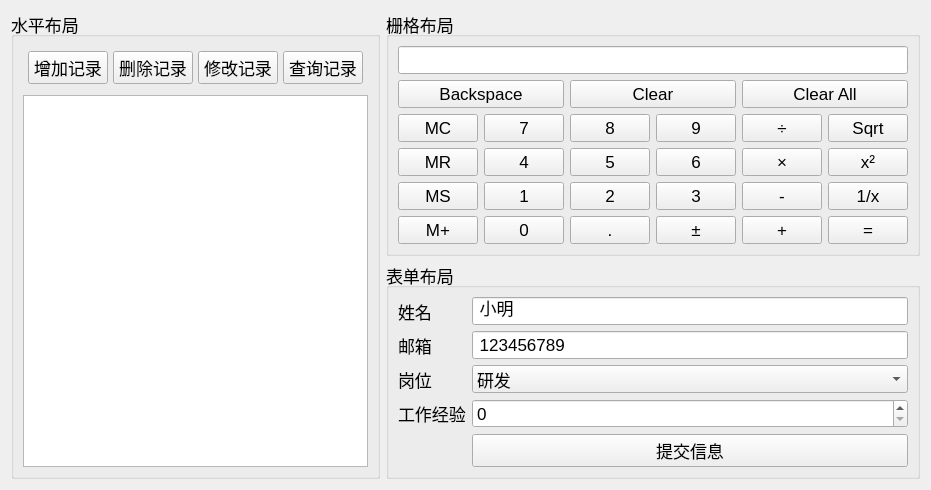
<?xml version="1.0" encoding="UTF-8"?>
<ui version="4.0">
 <class>Widget</class>
 <widget class="QWidget" name="Widget">
  <property name="geometry">
   <rect>
    <x>0</x>
    <y>0</y>
    <width>879</width>
    <height>417</height>
   </rect>
  </property>
  <property name="font">
   <font>
    <pointsize>13</pointsize>
   </font>
  </property>
  <property name="windowTitle">
   <string>Widget</string>
  </property>
  <layout class="QGridLayout" name="gridLayout_2">
   <item row="0" column="1">
    <widget class="QGroupBox" name="groupBox_2">
     <property name="sizePolicy">
      <sizepolicy hsizetype="Expanding" vsizetype="Expanding">
       <horstretch>0</horstretch>
       <verstretch>0</verstretch>
      </sizepolicy>
     </property>
     <property name="title">
      <string>栅格布局</string>
     </property>
     <layout class="QGridLayout" name="gridLayout">
      <item row="0" column="0" colspan="6">
       <widget class="QLineEdit" name="lineEdit_display">
        <property name="sizePolicy">
         <sizepolicy hsizetype="Expanding" vsizetype="Expanding">
          <horstretch>0</horstretch>
          <verstretch>0</verstretch>
         </sizepolicy>
        </property>
       </widget>
      </item>
      <item row="1" column="0" colspan="2">
       <widget class="QPushButton" name="btn_backspace">
        <property name="sizePolicy">
         <sizepolicy hsizetype="Expanding" vsizetype="Expanding">
          <horstretch>0</horstretch>
          <verstretch>0</verstretch>
         </sizepolicy>
        </property>
        <property name="text">
         <string>Backspace</string>
        </property>
       </widget>
      </item>
      <item row="1" column="2" colspan="2">
       <widget class="QPushButton" name="btn_clear">
        <property name="sizePolicy">
         <sizepolicy hsizetype="Expanding" vsizetype="Expanding">
          <horstretch>0</horstretch>
          <verstretch>0</verstretch>
         </sizepolicy>
        </property>
        <property name="text">
         <string>Clear</string>
        </property>
       </widget>
      </item>
      <item row="1" column="4" colspan="2">
       <widget class="QPushButton" name="btn_clearAll">
        <property name="sizePolicy">
         <sizepolicy hsizetype="Expanding" vsizetype="Expanding">
          <horstretch>0</horstretch>
          <verstretch>0</verstretch>
         </sizepolicy>
        </property>
        <property name="text">
         <string>Clear All</string>
        </property>
       </widget>
      </item>
      <item row="2" column="0">
       <widget class="QPushButton" name="btn_memoryClear">
        <property name="sizePolicy">
         <sizepolicy hsizetype="Expanding" vsizetype="Expanding">
          <horstretch>0</horstretch>
          <verstretch>0</verstretch>
         </sizepolicy>
        </property>
        <property name="text">
         <string>MC</string>
        </property>
       </widget>
      </item>
      <item row="2" column="1">
       <widget class="QPushButton" name="btn_num7">
        <property name="sizePolicy">
         <sizepolicy hsizetype="Expanding" vsizetype="Expanding">
          <horstretch>0</horstretch>
          <verstretch>0</verstretch>
         </sizepolicy>
        </property>
        <property name="text">
         <string>7</string>
        </property>
       </widget>
      </item>
      <item row="2" column="2">
       <widget class="QPushButton" name="btn_num8">
        <property name="sizePolicy">
         <sizepolicy hsizetype="Expanding" vsizetype="Expanding">
          <horstretch>0</horstretch>
          <verstretch>0</verstretch>
         </sizepolicy>
        </property>
        <property name="text">
         <string>8</string>
        </property>
       </widget>
      </item>
      <item row="2" column="3">
       <widget class="QPushButton" name="btn_num9">
        <property name="sizePolicy">
         <sizepolicy hsizetype="Expanding" vsizetype="Expanding">
          <horstretch>0</horstretch>
          <verstretch>0</verstretch>
         </sizepolicy>
        </property>
        <property name="text">
         <string>9</string>
        </property>
       </widget>
      </item>
      <item row="2" column="4">
       <widget class="QPushButton" name="btn_divide">
        <property name="sizePolicy">
         <sizepolicy hsizetype="Expanding" vsizetype="Expanding">
          <horstretch>0</horstretch>
          <verstretch>0</verstretch>
         </sizepolicy>
        </property>
        <property name="text">
         <string>÷</string>
        </property>
       </widget>
      </item>
      <item row="2" column="5">
       <widget class="QPushButton" name="btn_sqrt">
        <property name="sizePolicy">
         <sizepolicy hsizetype="Expanding" vsizetype="Expanding">
          <horstretch>0</horstretch>
          <verstretch>0</verstretch>
         </sizepolicy>
        </property>
        <property name="text">
         <string>Sqrt</string>
        </property>
       </widget>
      </item>
      <item row="3" column="0">
       <widget class="QPushButton" name="btn_memoryRecall">
        <property name="sizePolicy">
         <sizepolicy hsizetype="Expanding" vsizetype="Expanding">
          <horstretch>0</horstretch>
          <verstretch>0</verstretch>
         </sizepolicy>
        </property>
        <property name="text">
         <string>MR</string>
        </property>
       </widget>
      </item>
      <item row="3" column="1">
       <widget class="QPushButton" name="btn_num4">
        <property name="sizePolicy">
         <sizepolicy hsizetype="Expanding" vsizetype="Expanding">
          <horstretch>0</horstretch>
          <verstretch>0</verstretch>
         </sizepolicy>
        </property>
        <property name="text">
         <string>4</string>
        </property>
       </widget>
      </item>
      <item row="3" column="2">
       <widget class="QPushButton" name="btn_num5">
        <property name="sizePolicy">
         <sizepolicy hsizetype="Expanding" vsizetype="Expanding">
          <horstretch>0</horstretch>
          <verstretch>0</verstretch>
         </sizepolicy>
        </property>
        <property name="text">
         <string>5</string>
        </property>
       </widget>
      </item>
      <item row="3" column="3">
       <widget class="QPushButton" name="btn_num6">
        <property name="sizePolicy">
         <sizepolicy hsizetype="Expanding" vsizetype="Expanding">
          <horstretch>0</horstretch>
          <verstretch>0</verstretch>
         </sizepolicy>
        </property>
        <property name="text">
         <string>6</string>
        </property>
       </widget>
      </item>
      <item row="3" column="4">
       <widget class="QPushButton" name="btn_multiply">
        <property name="sizePolicy">
         <sizepolicy hsizetype="Expanding" vsizetype="Expanding">
          <horstretch>0</horstretch>
          <verstretch>0</verstretch>
         </sizepolicy>
        </property>
        <property name="text">
         <string>×</string>
        </property>
       </widget>
      </item>
      <item row="3" column="5">
       <widget class="QPushButton" name="btn_square">
        <property name="sizePolicy">
         <sizepolicy hsizetype="Expanding" vsizetype="Expanding">
          <horstretch>0</horstretch>
          <verstretch>0</verstretch>
         </sizepolicy>
        </property>
        <property name="text">
         <string>x²</string>
        </property>
       </widget>
      </item>
      <item row="4" column="0">
       <widget class="QPushButton" name="btn_memoryStore">
        <property name="sizePolicy">
         <sizepolicy hsizetype="Expanding" vsizetype="Expanding">
          <horstretch>0</horstretch>
          <verstretch>0</verstretch>
         </sizepolicy>
        </property>
        <property name="text">
         <string>MS</string>
        </property>
       </widget>
      </item>
      <item row="4" column="1">
       <widget class="QPushButton" name="btn_num1">
        <property name="sizePolicy">
         <sizepolicy hsizetype="Expanding" vsizetype="Expanding">
          <horstretch>0</horstretch>
          <verstretch>0</verstretch>
         </sizepolicy>
        </property>
        <property name="text">
         <string>1</string>
        </property>
       </widget>
      </item>
      <item row="4" column="2">
       <widget class="QPushButton" name="btn_num2">
        <property name="sizePolicy">
         <sizepolicy hsizetype="Expanding" vsizetype="Expanding">
          <horstretch>0</horstretch>
          <verstretch>0</verstretch>
         </sizepolicy>
        </property>
        <property name="text">
         <string>2</string>
        </property>
       </widget>
      </item>
      <item row="4" column="3">
       <widget class="QPushButton" name="btn_num3">
        <property name="sizePolicy">
         <sizepolicy hsizetype="Expanding" vsizetype="Expanding">
          <horstretch>0</horstretch>
          <verstretch>0</verstretch>
         </sizepolicy>
        </property>
        <property name="text">
         <string>3</string>
        </property>
       </widget>
      </item>
      <item row="4" column="4">
       <widget class="QPushButton" name="btn_minus">
        <property name="sizePolicy">
         <sizepolicy hsizetype="Expanding" vsizetype="Expanding">
          <horstretch>0</horstretch>
          <verstretch>0</verstretch>
         </sizepolicy>
        </property>
        <property name="text">
         <string>-</string>
        </property>
       </widget>
      </item>
      <item row="4" column="5">
       <widget class="QPushButton" name="btn_reciprocal">
        <property name="sizePolicy">
         <sizepolicy hsizetype="Expanding" vsizetype="Expanding">
          <horstretch>0</horstretch>
          <verstretch>0</verstretch>
         </sizepolicy>
        </property>
        <property name="text">
         <string>1/x</string>
        </property>
       </widget>
      </item>
      <item row="5" column="0">
       <widget class="QPushButton" name="btn_memoryAdd">
        <property name="sizePolicy">
         <sizepolicy hsizetype="Expanding" vsizetype="Expanding">
          <horstretch>0</horstretch>
          <verstretch>0</verstretch>
         </sizepolicy>
        </property>
        <property name="text">
         <string>M+</string>
        </property>
       </widget>
      </item>
      <item row="5" column="1">
       <widget class="QPushButton" name="btn_num0">
        <property name="sizePolicy">
         <sizepolicy hsizetype="Expanding" vsizetype="Expanding">
          <horstretch>0</horstretch>
          <verstretch>0</verstretch>
         </sizepolicy>
        </property>
        <property name="text">
         <string>0</string>
        </property>
       </widget>
      </item>
      <item row="5" column="2">
       <widget class="QPushButton" name="btn_decimal">
        <property name="sizePolicy">
         <sizepolicy hsizetype="Expanding" vsizetype="Expanding">
          <horstretch>0</horstretch>
          <verstretch>0</verstretch>
         </sizepolicy>
        </property>
        <property name="text">
         <string>.</string>
        </property>
       </widget>
      </item>
      <item row="5" column="3">
       <widget class="QPushButton" name="btn_negate">
        <property name="sizePolicy">
         <sizepolicy hsizetype="Expanding" vsizetype="Expanding">
          <horstretch>0</horstretch>
          <verstretch>0</verstretch>
         </sizepolicy>
        </property>
        <property name="text">
         <string>±</string>
        </property>
       </widget>
      </item>
      <item row="5" column="4">
       <widget class="QPushButton" name="btn_plus">
        <property name="sizePolicy">
         <sizepolicy hsizetype="Expanding" vsizetype="Expanding">
          <horstretch>0</horstretch>
          <verstretch>0</verstretch>
         </sizepolicy>
        </property>
        <property name="text">
         <string>+</string>
        </property>
       </widget>
      </item>
      <item row="5" column="5">
       <widget class="QPushButton" name="btn_equals">
        <property name="sizePolicy">
         <sizepolicy hsizetype="Expanding" vsizetype="Expanding">
          <horstretch>0</horstretch>
          <verstretch>0</verstretch>
         </sizepolicy>
        </property>
        <property name="text">
         <string>=</string>
        </property>
       </widget>
      </item>
     </layout>
    </widget>
   </item>
   <item row="1" column="1">
    <widget class="QGroupBox" name="groupBox_3">
     <property name="title">
      <string>表单布局</string>
     </property>
     <layout class="QFormLayout" name="formLayout">
      <item row="0" column="0">
       <widget class="QLabel" name="label_name">
        <property name="text">
         <string>姓名</string>
        </property>
       </widget>
      </item>
      <item row="0" column="1">
       <widget class="QLineEdit" name="lineEdit_name">
        <property name="text">
         <string> 小明</string>
        </property>
       </widget>
      </item>
      <item row="1" column="0">
       <widget class="QLabel" name="label_email">
        <property name="text">
         <string>邮箱</string>
        </property>
       </widget>
      </item>
      <item row="1" column="1">
       <widget class="QLineEdit" name="lineEdit_email">
        <property name="text">
         <string> 123456789</string>
        </property>
       </widget>
      </item>
      <item row="2" column="0">
       <widget class="QLabel" name="label_position">
        <property name="text">
         <string>岗位</string>
        </property>
       </widget>
      </item>
      <item row="2" column="1">
       <widget class="QComboBox" name="comboBox_position">
        <item>
         <property name="text">
          <string>研发</string>
         </property>
        </item>
        <item>
         <property name="text">
          <string>销售</string>
         </property>
        </item>
        <item>
         <property name="text">
          <string>采购</string>
         </property>
        </item>
       </widget>
      </item>
      <item row="3" column="0">
       <widget class="QLabel" name="label_experience">
        <property name="text">
         <string>工作经验</string>
        </property>
       </widget>
      </item>
      <item row="3" column="1">
       <widget class="QSpinBox" name="spinBox_experience"/>
      </item>
      <item row="4" column="1">
       <widget class="QPushButton" name="btn_submit">
        <property name="text">
         <string>提交信息</string>
        </property>
       </widget>
      </item>
     </layout>
    </widget>
   </item>
   <item row="0" column="0" rowspan="2">
    <widget class="QGroupBox" name="groupBox">
     <property name="title">
      <string>水平布局</string>
     </property>
     <layout class="QVBoxLayout" name="verticalLayout">
      <item>
       <widget class="QWidget" name="horizontaMidget" native="true">
        <layout class="QHBoxLayout" name="horizontalLayout" stretch="0,0,1,1">
         <property name="spacing">
          <number>5</number>
         </property>
         <property name="leftMargin">
          <number>5</number>
         </property>
         <property name="topMargin">
          <number>5</number>
         </property>
         <property name="rightMargin">
          <number>5</number>
         </property>
         <property name="bottomMargin">
          <number>5</number>
         </property>
         <item>
          <widget class="QPushButton" name="Btn_add">
           <property name="sizePolicy">
            <sizepolicy hsizetype="Expanding" vsizetype="Fixed">
             <horstretch>0</horstretch>
             <verstretch>0</verstretch>
            </sizepolicy>
           </property>
           <property name="text">
            <string>增加记录</string>
           </property>
          </widget>
         </item>
         <item>
          <widget class="QPushButton" name="Btn_del">
           <property name="sizePolicy">
            <sizepolicy hsizetype="Expanding" vsizetype="Fixed">
             <horstretch>0</horstretch>
             <verstretch>0</verstretch>
            </sizepolicy>
           </property>
           <property name="text">
            <string>删除记录</string>
           </property>
          </widget>
         </item>
         <item>
          <widget class="QPushButton" name="Btn_modify">
           <property name="sizePolicy">
            <sizepolicy hsizetype="Expanding" vsizetype="Fixed">
             <horstretch>0</horstretch>
             <verstretch>0</verstretch>
            </sizepolicy>
           </property>
           <property name="text">
            <string>修改记录</string>
           </property>
          </widget>
         </item>
         <item>
          <widget class="QPushButton" name="Btn_query">
           <property name="sizePolicy">
            <sizepolicy hsizetype="Expanding" vsizetype="Fixed">
             <horstretch>0</horstretch>
             <verstretch>0</verstretch>
            </sizepolicy>
           </property>
           <property name="text">
            <string>查询记录</string>
           </property>
          </widget>
         </item>
        </layout>
       </widget>
      </item>
      <item>
       <widget class="QTextEdit" name="textEdit">
        <property name="styleSheet">
         <string notr="true">QTextEdit {
 color: #0080ce;
}</string>
        </property>
        <property name="html">
         <string>&lt;!DOCTYPE HTML PUBLIC &quot;-//W3C//DTD HTML 4.0//EN&quot; &quot;http://www.w3.org/TR/REC-html40/strict.dtd&quot;&gt;
&lt;html&gt;&lt;head&gt;&lt;meta name=&quot;qrichtext&quot; content=&quot;1&quot; /&gt;&lt;meta charset=&quot;utf-8&quot; /&gt;&lt;style type=&quot;text/css&quot;&gt;
p, li { white-space: pre-wrap; }
hr { height: 1px; border-width: 0; }
li.unchecked::marker { content: &quot;\2610&quot;; }
li.checked::marker { content: &quot;\2612&quot;; }
&lt;/style&gt;&lt;/head&gt;&lt;body style=&quot; font-family:'Microsoft YaHei UI'; font-size:13pt; font-weight:400; font-style:normal;&quot;&gt;
&lt;p style=&quot;-qt-paragraph-type:empty; margin-top:0px; margin-bottom:0px; margin-left:0px; margin-right:0px; -qt-block-indent:0; text-indent:0px;&quot;&gt;&lt;br /&gt;&lt;/p&gt;&lt;/body&gt;&lt;/html&gt;</string>
        </property>
       </widget>
      </item>
     </layout>
    </widget>
   </item>
  </layout>
 </widget>
 <resources/>
 <connections/>
</ui>
